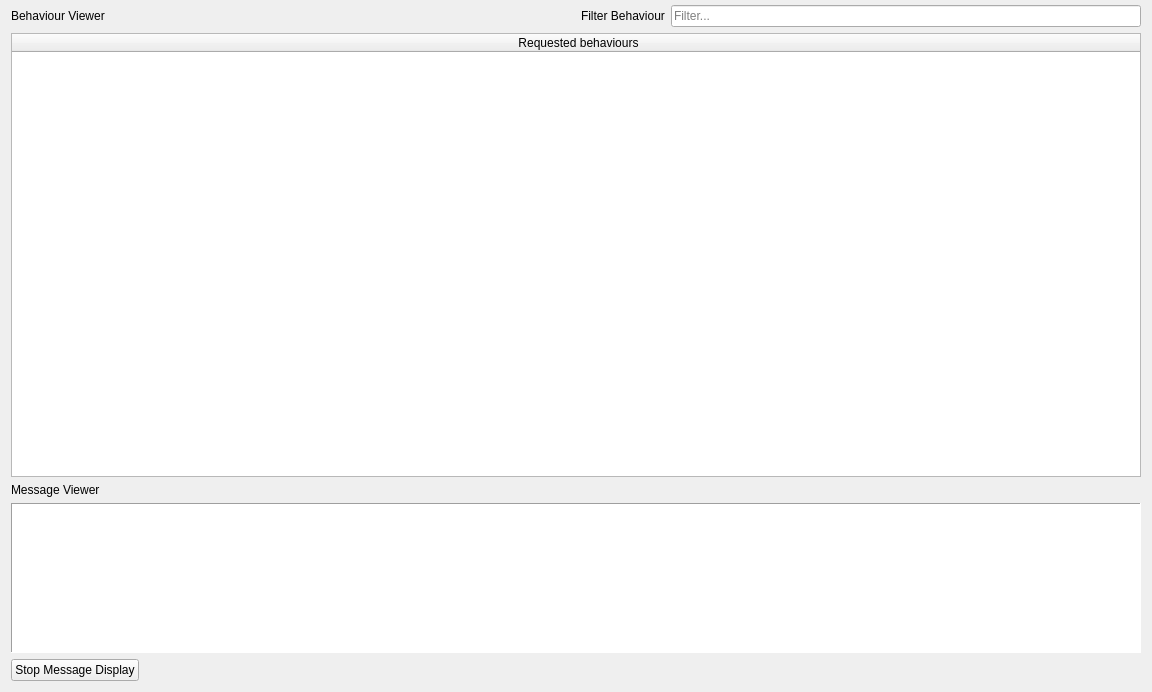
<?xml version="1.0" encoding="UTF-8"?>
<ui version="4.0">
 <class>BehaviourViewer</class>
 <widget class="QWidget" name="BehaviourViewer">
  <property name="geometry">
   <rect>
    <x>0</x>
    <y>0</y>
    <width>1152</width>
    <height>692</height>
   </rect>
  </property>
  <property name="sizePolicy">
   <sizepolicy hsizetype="Preferred" vsizetype="Expanding">
    <horstretch>0</horstretch>
    <verstretch>0</verstretch>
   </sizepolicy>
  </property>
  <property name="windowTitle">
   <string>Form</string>
  </property>
  <property name="statusTip">
   <string>Allow the control and monitor of processes and messages</string>
  </property>
  <layout class="QGridLayout" name="gridLayout">
   <property name="topMargin">
    <number>5</number>
   </property>
   <item row="0" column="0">
    <layout class="QHBoxLayout" name="horizontal_layout">
     <item>
      <widget class="QLabel" name="label">
       <property name="text">
        <string>Behaviour Viewer</string>
       </property>
      </widget>
     </item>
     <item>
      <spacer name="horizontal_spacer_3">
       <property name="orientation">
        <enum>Qt::Horizontal</enum>
       </property>
       <property name="sizeHint" stdset="0">
        <size>
         <width>40</width>
         <height>20</height>
        </size>
       </property>
      </spacer>
     </item>
     <item>
      <widget class="QLabel" name="label_4">
       <property name="text">
        <string>Filter Behaviour</string>
       </property>
      </widget>
     </item>
     <item>
      <widget class="QLineEdit" name="line_edit">
       <property name="cursor">
        <cursorShape>ArrowCursor</cursorShape>
       </property>
       <property name="mouseTracking">
        <bool>true</bool>
       </property>
       <property name="focusPolicy">
        <enum>Qt::ClickFocus</enum>
       </property>
       <property name="contextMenuPolicy">
        <enum>Qt::NoContextMenu</enum>
       </property>
       <property name="acceptDrops">
        <bool>true</bool>
       </property>
       <property name="placeholderText">
        <string>Filter...</string>
       </property>
      </widget>
     </item>
    </layout>
   </item>
   <item row="3" column="0">
    <layout class="QHBoxLayout" name="horizontal_layout_2">
     <item>
      <widget class="QLabel" name="label_2">
       <property name="text">
        <string>Message Viewer</string>
       </property>
      </widget>
     </item>
    </layout>
   </item>
   <item row="5" column="0">
    <layout class="QHBoxLayout" name="horizontal_layout_4">
     <item>
      <widget class="QPushButton" name="stop_display_button">
       <property name="text">
        <string>Stop Message Display</string>
       </property>
       <property name="icon">
        <iconset resource="../resources/images.qrc">
         <normaloff>:/images/images/ic_pause_24px.svg</normaloff>
         <normalon>:/images/images/ic_play_arrow_24px.svg</normalon>
         <activeon>:/images/images/ic_play_arrow_24px.svg</activeon>
         <selectedon>:/images/images/ic_play_arrow_24px.svg</selectedon>:/images/images/ic_pause_24px.svg</iconset>
       </property>
       <property name="checkable">
        <bool>true</bool>
       </property>
      </widget>
     </item>
     <item>
      <spacer name="horizontal_spacer_5">
       <property name="orientation">
        <enum>Qt::Horizontal</enum>
       </property>
       <property name="sizeHint" stdset="0">
        <size>
         <width>40</width>
         <height>20</height>
        </size>
       </property>
      </spacer>
     </item>
    </layout>
   </item>
   <item row="2" column="0">
    <layout class="QHBoxLayout" name="horizontal_layout_3"/>
   </item>
   <item row="4" column="0">
    <widget class="QTableWidget" name="table_widget">
     <property name="sizePolicy">
      <sizepolicy hsizetype="Expanding" vsizetype="Minimum">
       <horstretch>0</horstretch>
       <verstretch>0</verstretch>
      </sizepolicy>
     </property>
     <property name="maximumSize">
      <size>
       <width>16777215</width>
       <height>150</height>
      </size>
     </property>
     <property name="frameShape">
      <enum>QFrame::Panel</enum>
     </property>
     <property name="lineWidth">
      <number>1</number>
     </property>
     <property name="dragDropMode">
      <enum>QAbstractItemView::NoDragDrop</enum>
     </property>
     <property name="showGrid">
      <bool>true</bool>
     </property>
     <attribute name="horizontalHeaderDefaultSectionSize">
      <number>300</number>
     </attribute>
     <attribute name="verticalHeaderMinimumSectionSize">
      <number>220</number>
     </attribute>
    </widget>
   </item>
   <item row="1" column="0">
    <widget class="QTableWidget" name="table_process_viewer">
     <property name="focusPolicy">
      <enum>Qt::NoFocus</enum>
     </property>
     <property name="contextMenuPolicy">
      <enum>Qt::CustomContextMenu</enum>
     </property>
     <property name="selectionMode">
      <enum>QAbstractItemView::SingleSelection</enum>
     </property>
     <property name="selectionBehavior">
      <enum>QAbstractItemView::SelectRows</enum>
     </property>
     <property name="textElideMode">
      <enum>Qt::ElideNone</enum>
     </property>
     <attribute name="horizontalHeaderDefaultSectionSize">
      <number>1133</number>
     </attribute>
     <attribute name="verticalHeaderHighlightSections">
      <bool>true</bool>
     </attribute>
     <column>
      <property name="text">
       <string>Requested behaviours</string>
      </property>
     </column>
    </widget>
   </item>
  </layout>
 </widget>
 <resources>
  <include location="../resources/images.qrc"/>
 </resources>
 <connections/>
</ui>
